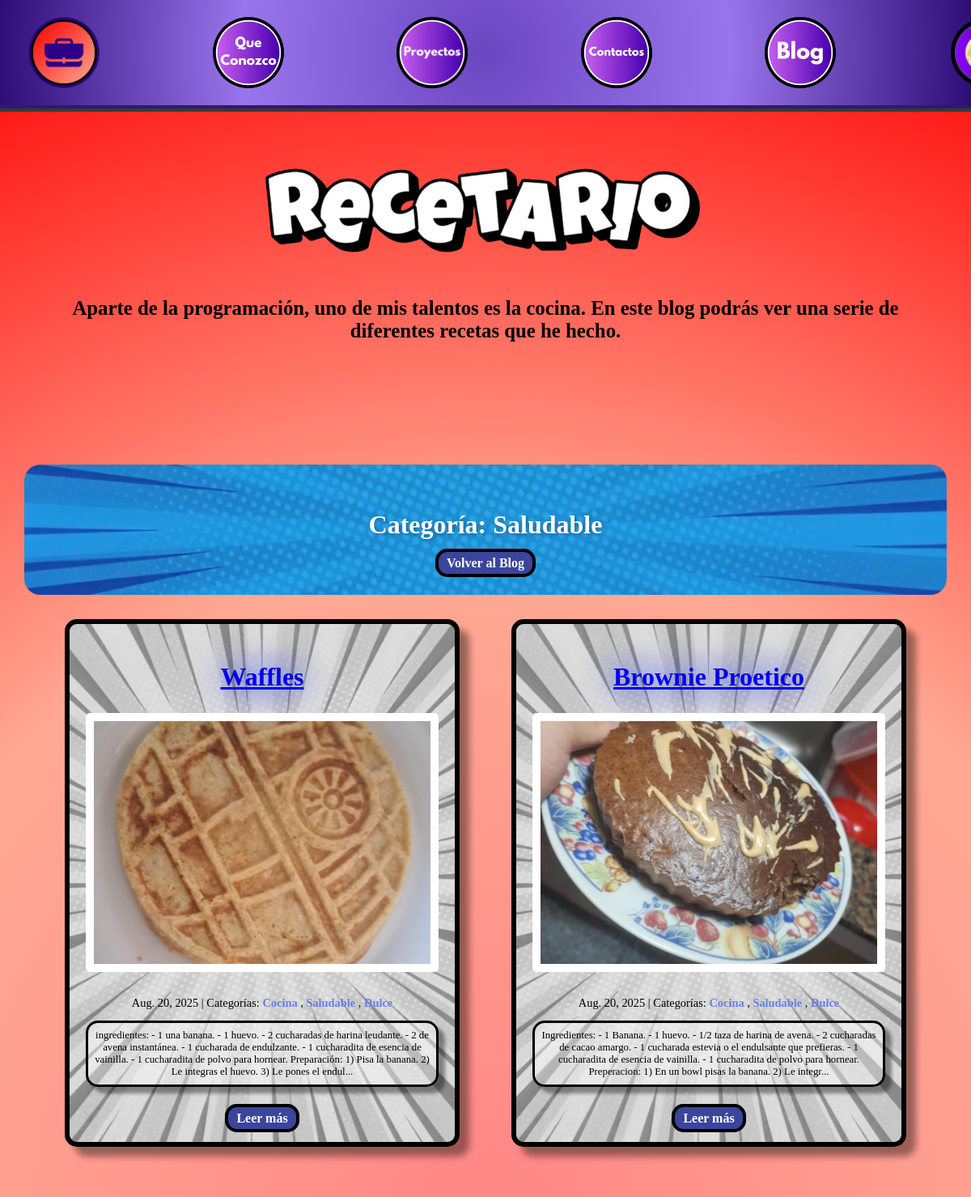
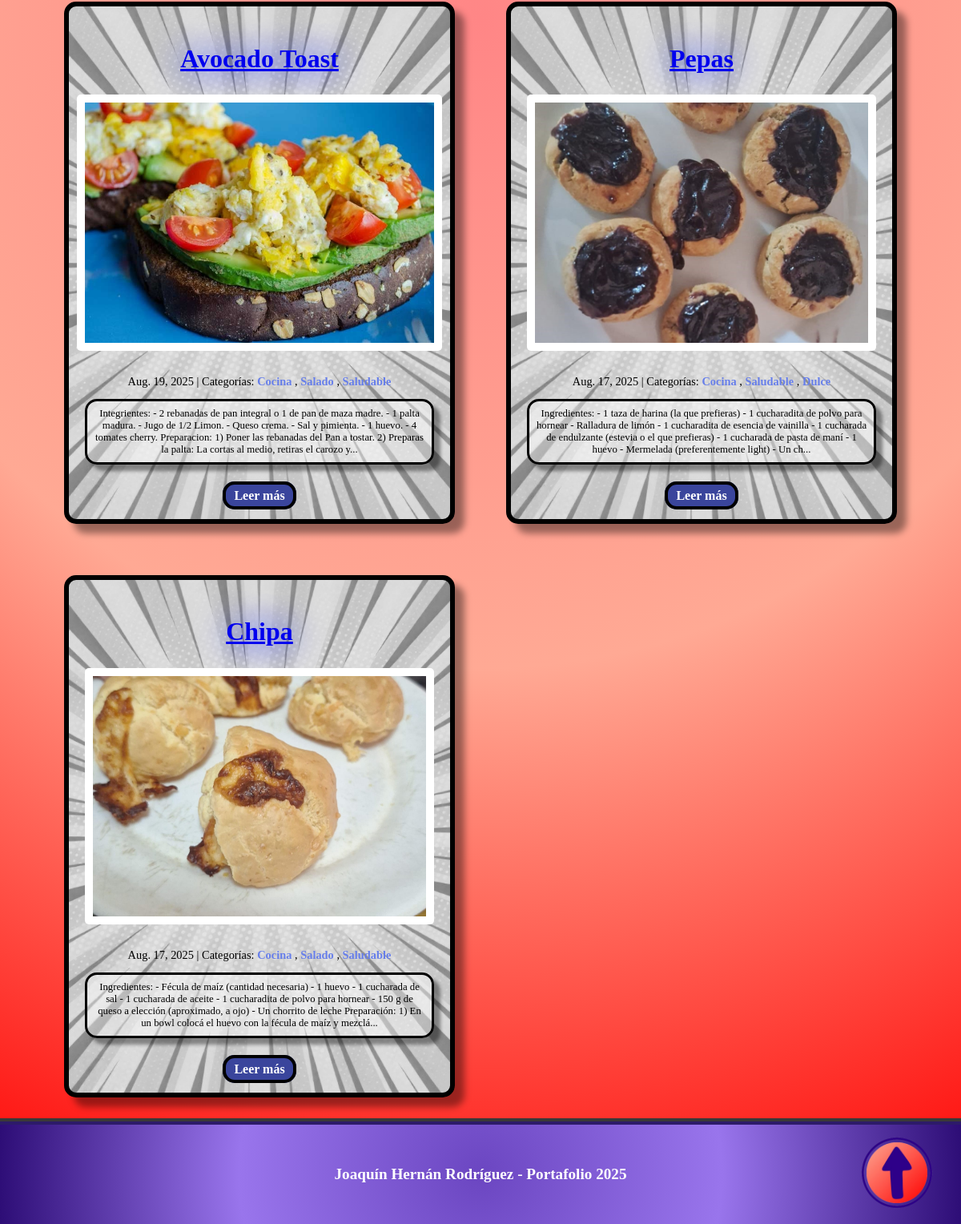
The app's page /blog/category/Saludable/ with its own data (2 pictures, top to bottom).
### blog/models.py (models this page shows, shortened)
class Category(models.Model):
    name = models.CharField(max_length=30)
    class Meta:
        verbose_name_plural = "categories"

class Post(models.Model):
    title = models.CharField(max_length=255)
    body = models.TextField()
    created_on = models.DateTimeField(auto_now_add=True)
    last_modified = models.DateTimeField(auto_now=True)
    categories = models.ManyToManyField("Category", related_name="posts")
    image = models.ImageField(upload_to='blog_images/', blank=True, null=True)

### blog/views.py (the view)
# urls.py: path("category/<category>/", views.blog_category, name="blog_category"),
def blog_category(request, category):
    posts = Post.objects.filter(
        categories__name__contains=category
    ).order_by("-created_on")
    context = {
        "category": category,
        "posts": posts,
    }
    return render(request, "blog/category.html", context)

### templates/blog/category.html (shortened to what this page needs)
{% extends "blog.html" %}
{% load static %}
{% block page_content %}
  <div class="category-header" style="background-image: url('{% static 'Portafolio/assets/Fondos/Fondo Azul.png' %}'); background-size: cover; background-position: center;">
    <h2 class="category-title">Categoría: {{ category }}</h2>
    <a href="{% url 'blog:blog_index' %}" class="volver">Volver al Blog</a>
  </div>
  <div class="Posteos">
    {% for post in posts %}
      <article class="Tarjeta" style="background-image: url('{% static 'Portafolio/assets/Fondos/Fondo Blanco.png' %}'); background-size: cover; background-position: center;">
        <div class="Contenido">
          <h2 class="titulo-posteo">
            <a href="{% url 'blog:blog_detail' post.pk %}">{{ post.title }}</a>
          </h2>
          {% if post.image %}
            <div class="post-image">
              <img src="{{ post.image.url }}" alt="{{ post.title }}" class="post-thumbnail">
            </div>
          {% endif %}
          <div class="info">
            <span class="post-date">{{ post.created_on.date }}</span>
            <span class="separator">|</span>
            <span class="post-categories">Categorías:
              {% for category in post.categories.all %}
                <a href="{% url 'blog:blog_category' category.name %}" class="categoria">
                  {{ category.name }}
                </a>{% if not forloop.last %}, {% endif %}
              {% endfor %}
            </span>
          </div>
          <div class="informacion-previa">
            <p>{{ post.body | slice:":300" }}{% if post.body|length > 300 %}...{% endif %}</p>
          </div>
          <a href="{% url 'blog:blog_detail' post.pk %}" class="leer-mas">Leer más</a>
        </div>
      </article>
    {% empty %}
      <div class="no-posts" style="background-image: url('{% static 'Portafolio/assets/Fondos/Fondo Blanco.png' %}'); background-size: cover; background-position: center;">
        <h3>No hay posts en esta categoría</h3>
        <p>Pronto habrá contenido en esta categoría.</p>
      </div>
    {% endfor %}
  </div>
{% endblock page_content %}

### Portafolio/static/Portafolio/css/base.css (style rules this page uses)
html { scroll-behavior: smooth; }
body { margin: 0; padding: 0; height: 100%; transition: background-color 0.3s ease; font-family: 'Baloo 2', cursive; }
h1, h2, h3, .Barra ul li a { font-family: 'Bangers', cursive; }

### Portafolio/static/Portafolio/css/blog.css (style rules this page uses)
body { background: radial-gradient(circle,#ff8686, #ffa994, #ff0000); }
.Posteos { padding-left: 5rem; padding-right: 5rem; display: grid; text-align: center; grid-template-columns: repeat(auto-fit, minmax(400px, 1fr)); gap: 4rem; max-width: 1200px; margin-bottom: 30px; }
.Tarjeta { border-radius: 15px; border: 6px solid #000000; box-shadow: 12px 12px 8px rgba(0, 0, 0, 0.4); padding: 20px; transition: all 0.3s ease; }
.Contenido { position: relative; z-index: 1; }
.titulo-posteo { color: #005eff; text-align: center; text-shadow: 0 0 40px #0022ff; font-family: 'Bangers', cursive; font-size: 2rem; }
.info { font-family: 'Baloo 2', cursive; color: #000000; font-size: 0.9rem; gap: 0.5rem; }
.categoria { font-family: 'Baloo 2', cursive; font-size: 0.9rem; color: #667eea; text-decoration: none; font-weight: bold; transition: color 0.3s ease; }
.informacion-previa p { font-family: 'Baloo 2', cursive; font-size: 0.8rem; color: #000000; margin-bottom: 30px; background-color: rgba(255, 255, 255, 0.402); border: 3px solid #000000; box-shadow: 8px 8px 4px rgba(0, 0, 0, 0.4); border-radius: 15px; padding: 0.5rem; }
.leer-mas { font-weight: bold; font-family: 'Bangers', cursive; background-color: #3a459c; border-radius: 15px; border: 4px solid #000; color: white; padding: 5px 10px; text-decoration: none; transition: all 0.3s ease; }
.volver { font-weight: bold; font-family: 'Bangers', cursive; background-color: #3a459c; border-radius: 15px; border: 4px solid #000; color: white; padding: 5px 10px; text-decoration: none; transition: all 0.3s ease; margin-bottom: 25px; }
.category-header { border-radius: 20px; padding: 30px; text-align: center; margin: 30px auto; max-width: 1400px; width: 90%; }
.category-title { color: white; font-size: 2em; font-weight: bold; margin-bottom: 20px; text-shadow: 2px 2px 4px rgba(0, 0, 0, 0.3); }
.post-thumbnail { width: 100%; height: 200px; object-fit: cover; border-radius: 10px; margin-bottom: 15px; }
.post-thumbnail { width: 100%; height: 300px; object-fit: cover; border-radius: 5px; margin-bottom: 15px; background: white; padding: 10px 10px 10px 10px; }
.post-image { margin-bottom: 15px; display: flex; justify-content: center; position: relative; }

### records on screen
Category: name "Saludable"
Post: title "Waffles", image (picture), created_on "Aug. 20, 2025", body "ingredientes: - 1 una banana. - 1 huevo. - 2 cucharadas de harina leudante. - 2 de avena instantánea. - 1 cucharada de endulzante. - 1 cucharadita de esencia de vainilla. - 1 cucharadita de polvo para hornear. Preparación: 1) Pisa la banana. 2) Le integras el huevo. 3) Le pones el endul"
Category: name "Cocina"
Category: name "Dulce"
Post: title "Brownie Proetico", image (picture), created_on "Aug. 20, 2025", body "Ingredientes: - 1 Banana. - 1 huevo. - 1/2 taza de harina de avena. - 2 cucharadas de cacao amargo. - 1 cucharada estevia o el endulsante que prefieras. - 1 cucharadita de esencia de vainilla. - 1 cucharadita de polvo para hornear. Preperacion: 1) En un bowl pisas la banana. 2) Le integr"
Post: title "Avocado Toast", image (picture), created_on "Aug. 19, 2025", body "Integrientes: - 2 rebanadas de pan integral o 1 de pan de maza madre. - 1 palta madura. - Jugo de 1/2 Limon. - Queso crema. - Sal y pimienta. - 1 huevo. - 4 tomates cherry. Preparacion: 1) Poner las rebanadas del Pan a tostar. 2) Preparas la palta: La cortas al medio, retiras el carozo y"
Category: name "Salado"
Post: title "Pepas", image (picture), created_on "Aug. 17, 2025", body "Ingredientes: - 1 taza de harina (la que prefieras) - 1 cucharadita de polvo para hornear - Ralladura de limón - 1 cucharadita de esencia de vainilla - 1 cucharada de endulzante (estevia o el que prefieras) - 1 cucharada de pasta de maní - 1 huevo - Mermelada (preferentemente light) - Un ch"
Post: title "Chipa", image (picture), created_on "Aug. 17, 2025", body "Ingredientes: - Fécula de maíz (cantidad necesaria) - 1 huevo - 1 cucharada de sal - 1 cucharada de aceite - 1 cucharadita de polvo para hornear - 150 g de queso a elección (aproximado, a ojo) - Un chorrito de leche Preparación: 1) En un bowl colocá el huevo con la fécula de maíz y mezclá"
